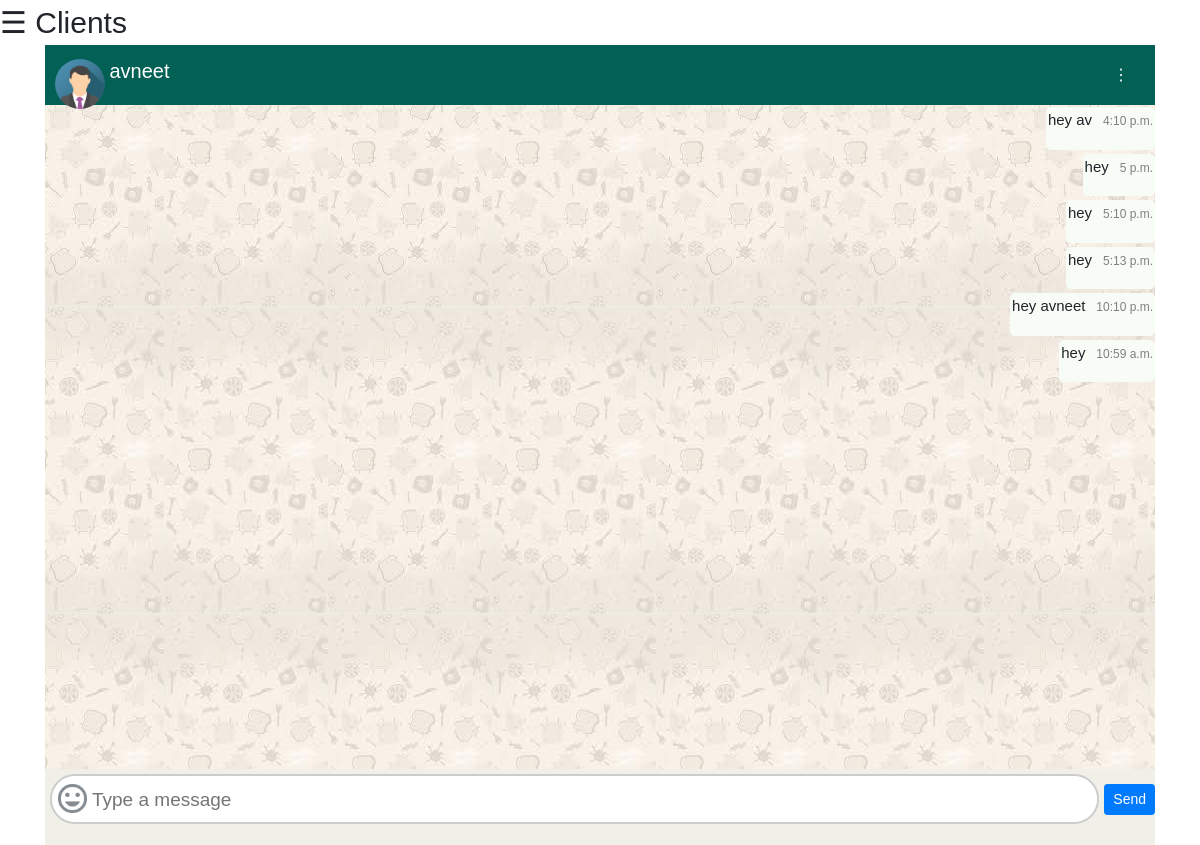
Screenshot of /chat/8996 with the database file from the repository.
### live/models.py (models this page shows, shortened)
class Userprofile(models.Model):
    uid=models.IntegerField(primary_key=True)
    name = models.CharField(max_length=42)

class Messages(models.Model):
    description = models.TextField()
    sender_name = models.ForeignKey(Userprofile, on_delete=models.CASCADE, related_name='sender')
    receiver_name = models.ForeignKey(Userprofile, on_delete=models.CASCADE, related_name='receiver')
    time = models.TimeField(auto_now_add=True)
    seen = models.BooleanField(default=False)
    timestamp = models.DateTimeField(auto_now_add=True)
    class Meta:
        ordering = ('timestamp',)

### live/views.py (the view)
# urls.py: path("chat/<int:uid>", views.chat, name="chat"),
def chat(request, uid):
    friend = Userprofile.objects.get(uid=uid).name
    print(uid)
    messages = Messages.objects.filter(sender_name=111111, receiver_name=uid) | Messages.objects.filter(sender_name=uid, receiver_name=111111)
    data = Userprofile.objects.all()
    curr = Userprofile.objects.get(name='sachin').uid
    current=Userprofile.objects.filter(uid=111111)
    return render(request, "chat.html",{'username': friend,
                                        'messages': messages,
                                        'To': uid,
                                        'current_user': curr,
                                        'current':current,
                                        'all':data
                                        })

### templates/chat.html (shortened to what this page needs)
{% load static %}
<!DOCTYPE html>
<html lang="en">
  <head>
	<link rel="stylesheet" href="{% static 'styles/style.css' %}">
	<link rel="stylesheet" href="https://maxcdn.bootstrapcdn.com/bootstrap/4.0.0/css/bootstrap.min.css">
</head>
<body>
</head>
<body>
	{% if current_user == 111111 %}
<span style="font-size:30px;cursor:pointer" onclick="openNav()">&#9776; Clients</span>
{% endif %}
	<div class="container">
		<div class="chat">
			<div class="chat-header">
				<div class="profile">
					<div class="left">
						<img src="{% static 'img/pp.png' %}" class="pp">
						<h2>{{username}}</h2>
					</div>
					{% if current_user != 111111 %}
					<div class="right">
						<div class="dropdown">
						  <button onclick="myFunction()" class="dropbtn">⋮</button>
						  <div id="myDropdown" class="dropdown-content">
						    <a onclick="createopenticket()">Open Ticket</a>
						    <a href="#about">Close Ticket</a>
						    <a href="#contact">All</a>
						    <a href="regis/">Registration</a>
						  </div>
						</div>
					</div>
					{% else %}
					<div class="right">
						<div class="dropdown">
						  <button onclick="myFunction()" class="dropbtn">⋮</button>
						</div>
					</div>
					{% endif %}
				</div>
			</div>
			<div class="chat-box" id="add" >
				{% for curr in current %}
				{% for message in messages %}
					{% if curr == message.sender_name %}
						<div class='chat-r'><div class='sp'></div><div class='mess mess-r'><p>
		    					{{ message.description }}
		    					<span class="mb-0" style="font-size: 12px;color: grey">&nbsp;&nbsp;{{ message.time }}</span>
		    				</p>
		    			</div></div>
					{% else %}
						<div class='chat-l'><div class='mess'><p>
		    					{{ message.description }}
		    					<span class="mb-0" style="font-size: 12px;color: grey">&nbsp;&nbsp;{{ message.time }}</span>
		    					</p>
						</div></div>
					{% endif %}
				{% endfor %}
				{% endfor %}
				</div>
				<form method="post" class="form-group" id="chatbox">
			<div class="chat-footer">
				<img src="{% static 'img/emo.png' %}" class="emo">
				<textarea placeholder="Type a message" id="myTextarea" name="myvalue"></textarea>
				 <button class="btn btn-primary btn-sm" type="Submit" id="myBtn" onclick="start()">Send</button>
			</div>
		</div>
	</div>
</body>
</html>

### live/static/styles/style.css (style rules this page uses)
* { padding: 0; margin: 0; box-sizing: border-box; font-family: sans-serif; }
.container { width: 500px; margin: auto; }
.chat { display: flex; flex-direction: column; height: 100vh; background: #f1f0e8; }
.chat-header { display: flex; cursor: pointer; }
.profile { width: 100%; background: #036055; display: flex; align-items: center; height: 60px; padding: 0px 10px; position: relative; }
.profile .pp { width: 50px; display: inline-block; border-radius: 50%; }
.profile h2 { display: inline-block; line-height: 60px; vertical-align: bottom; color: #fff; font-size: 20px; }
.profile .left { flex: 1; }
.chat-box { background: url('../img/bg.jpeg'); background-attachment: fixed; padding-left: 10px; overflow-y: scroll; flex: 1; }
.chat-r { display: flex; }
.chat-r .sp { flex: 1; }
.chat-box .mess { max-width: 300px; background: #F7FCF6; padding: 2px; border-radius: 5px; margin:2px 0px; cursor: pointer; }
.chat-box .mess p { word-break: break-word; font-size: 15px; }
.chat-box .mess-r { background: #E2FFC7; }
.chat-footer { display: flex; justify-content: center; align-items: center; border-radius: 60px; position: relative; cursor: pointer; }
.chat-footer textarea { display: block; flex: 1; width: 100%; height: 50px; border-radius: 60px; margin: 5px; padding: 10px; outline: none; font-size: 19px; padding-left: 40px; padding-right: 90px; border: 2px solid #ccc; color: #555; resize: none; }
.chat-footer .emo { display: block; width: 35px; height: 35px; position: absolute; left: 10px; top: 12px; }

### templates/chat.html (style rules this page uses)
.chat-box .mess { max-width: 300px; background: #F7FCF6; padding: 2px; border-radius: 5px; margin:2px 0px; cursor: pointer; word-break: break-word; }
.chat-box .mess p { word-break: break-word; font-size: 15px; }
body { font-family: "Lato", sans-serif; }
.dropbtn { background-color: #036055; color: white; padding: 16px; font-size: 16px; border: none; cursor: pointer; }
.dropdown { position: relative; display: inline-block; }

### rows the page displays
Userprofile: name "avneet"
Messages: description "hey av", time "4:10 p.m."
Messages: description "hey", time "5 p.m."
Messages: description "hey", time "5:10 p.m."
Messages: description "hey", time "5:13 p.m."
Messages: description "hey avneet", time "10:10 p.m."
Messages: description "hey", time "10:59 a.m."
